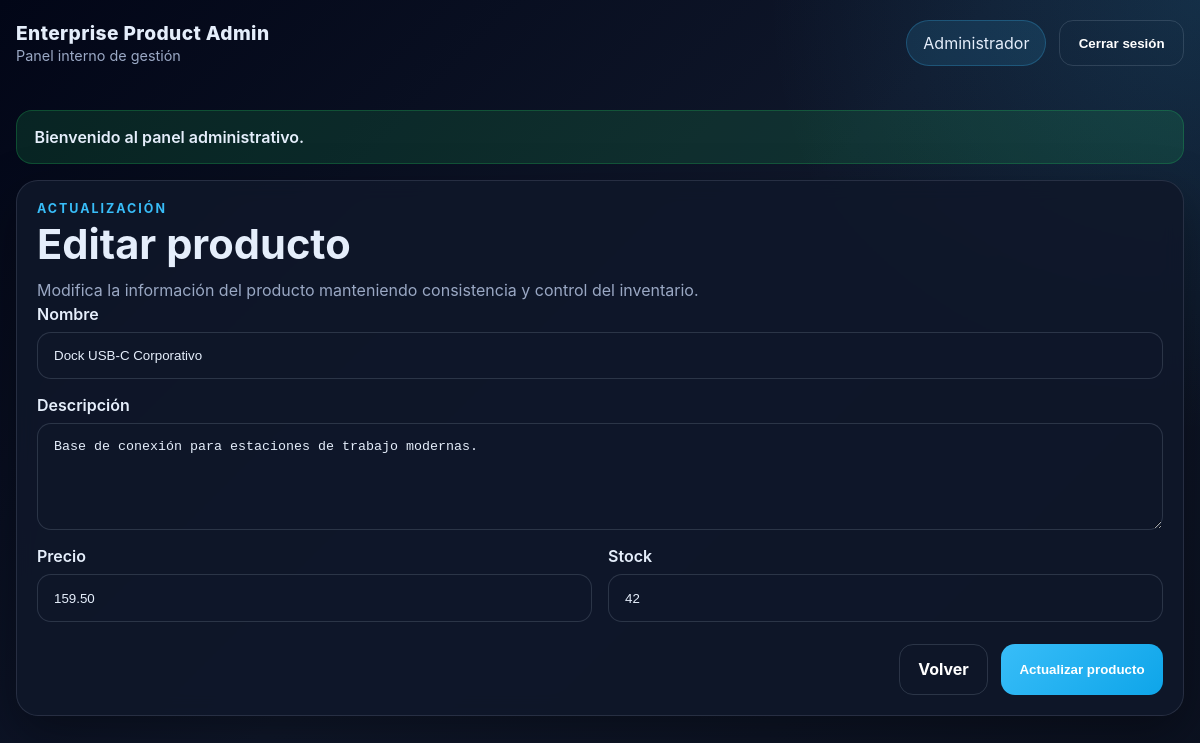
The page /?route=products/edit&id=3 (signed in) on the database its author committed.
### tables this page shows
CREATE TABLE IF NOT EXISTS products (
    id INT AUTO_INCREMENT PRIMARY KEY,
    name VARCHAR(150) NOT NULL,
    description TEXT NULL,
    price DECIMAL(10,2) NOT NULL,
    stock INT NOT NULL,
    created_at TIMESTAMP DEFAULT CURRENT_TIMESTAMP
);

### core/Controller.php (called while the page is built, shortened)
<?php
abstract class Controller
{
    protected function view(string $view, array $data = []): void
    {
        extract($data, EXTR_SKIP);
        $viewPath = __DIR__ . '/../views/' . $view . '.php';
        require __DIR__ . '/../views/layouts/header.php';
        require $viewPath;
        require __DIR__ . '/../views/layouts/footer.php';
    }
    protected function old(string $key, string $default = ''): string
    {
        return htmlspecialchars($_SESSION['old'][$key] ?? $default, ENT_QUOTES, 'UTF-8');
    }
}

### controllers/ProductController.php (called while the page is built, shortened)
<?php
require_once __DIR__ . '/../core/Controller.php';
require_once __DIR__ . '/../models/Product.php';
class ProductController extends Controller
{
    private Product $productModel;
    public function __construct()
    {
        $this->productModel = new Product();
    }
    public function edit(): void
    {
        $id = (int)($_GET['id'] ?? 0);
        $product = $this->productModel->find($id);
        $this->view('products/edit', [
            'title' => 'Editar producto',
            'product' => $product,
            'csrf' => $this->csrfToken(),
            'errors' => $_SESSION['errors'] ?? [],
        ]);
    }
}

### core/Router.php (called while the page is built, shortened)
<?php
class Router
{
    private array $routes = [
        'GET' => [],
        'POST' => [],
    ];
    public function get(string $path, array $handler, array $middlewares = []): void
    {
        $this->routes['GET'][$path] = compact('handler', 'middlewares');
    }
    public function post(string $path, array $handler, array $middlewares = []): void
    {
        $this->routes['POST'][$path] = compact('handler', 'middlewares');
    }
    public function dispatch(string $method, string $path): void
    {
        $route = $this->routes[$method][$path] ?? null;
        [$controllerClass, $action] = $route['handler'];
        $controller = new $controllerClass();
        $controller->$action();
    }
}

### public/index.php (called while the page is built, shortened)
<?php
require_once __DIR__ . '/../core/Router.php';
require_once __DIR__ . '/../controllers/ProductController.php';
$router = new Router();
$router->get('/', [AuthController::class, 'showLogin']);
$router->get('login', [AuthController::class, 'showLogin']);
$router->post('login', [AuthController::class, 'login']);
$router->post('logout', [AuthController::class, 'logout'], [AuthMiddleware::class]);
$router->get('products', [ProductController::class, 'index'], [AuthMiddleware::class]);
$router->get('products/create', [ProductController::class, 'create'], [AuthMiddleware::class]);
$router->post('products/store', [ProductController::class, 'store'], [AuthMiddleware::class]);
$router->get('products/show', [ProductController::class, 'show'], [AuthMiddleware::class]);
$router->get('products/edit', [ProductController::class, 'edit'], [AuthMiddleware::class]);
$router->post('products/update', [ProductController::class, 'update'], [AuthMiddleware::class]);
$router->post('products/delete', [ProductController::class, 'destroy'], [AuthMiddleware::class]);
$route = trim((string)($_GET['route'] ?? '/'), '/');
$route = $route === '' ? '/' : $route;
$method = $_SERVER['REQUEST_METHOD'] ?? 'GET';
$router->dispatch($method, $route);

### config/database.php (called while the page is built)
<?php
class Database
{
    public static function connect()
    {
        $host = '127.0.0.1';
        $port = '8889';
        $db   = 'crud_productos';
        $user = 'root';
        $pass = 'root';
        $charset = 'utf8mb4';
        $dsn = "mysql:host=$host;port=$port;dbname=$db;charset=$charset";
        return new PDO($dsn, $user, $pass, [
            PDO::ATTR_ERRMODE => PDO::ERRMODE_EXCEPTION,
            PDO::ATTR_DEFAULT_FETCH_MODE => PDO::FETCH_ASSOC,
        ]);
    }
}

### core/Model.php (called while the page is built, shortened)
<?php
require_once __DIR__ . '/../config/database.php';
abstract class Model
{
    public function __construct()
    {
        $this->db = Database::connect();
    }
}

### models/Product.php (called while the page is built, shortened)
<?php
require_once __DIR__ . '/../core/Model.php';
class Product extends Model
{
    public function find(int $id): ?array
    {
        $stmt = $this->db->prepare('SELECT * FROM products WHERE id = :id LIMIT 1');
        $stmt->execute(['id' => $id]);
        $product = $stmt->fetch();
        return $product ?: null;
    }
}

### views/products/partials/form.php (the view, shortened to what this page needs)
<div class="form-group full-width">
    <label for="name">Nombre</label>
    <input id="name" name="name" type="text" maxlength="150" value="<?= $this->old('name', $product['name'] ?? ''); ?>" required>
</div>
<div class="form-group full-width">
    <label for="description">Descripción</label>
    <textarea id="description" name="description" rows="5" placeholder="Describe el producto, uso, categoría o características."><?= $this->old('description', $product['description'] ?? ''); ?></textarea>
</div>
<div class="form-group">
    <label for="price">Precio</label>
    <input id="price" name="price" type="number" step="0.01" min="0" value="<?= $this->old('price', isset($product['price']) ? (string)$product['price'] : ''); ?>" required>
</div>
<div class="form-group">
    <label for="stock">Stock</label>
    <input id="stock" name="stock" type="number" min="0" step="1" value="<?= $this->old('stock', isset($product['stock']) ? (string)$product['stock'] : ''); ?>" required>
</div>

### public/assets/css/app.css (style rules this page uses)
:root { --bg: #0b1120; --bg-soft: #111827; --panel: rgba(15, 23, 42, 0.88); --panel-border: rgba(148, 163, 184, 0.18); --text: #e5eefb; --muted: #9aa8c4; --primary: #38bdf8; --primary-dark: #0ea5e9; --danger: #ef4444; --success: #22c55e; --warning: #f59e0b; --shadow: 0 18px 50px rgba(0, 0, 0, 0.35); }
* { box-sizing: border-box; }
html, body { margin: 0; padding: 0; font-family: Inter, Arial, sans-serif; background: radial-gradient(circle at top right, rgba(56, 189, 248, 0.15), transparent 30%), linear-gradient(135deg, #020617, #0f172a 50%, #0b1120 100%); color: var(--text); }
body { min-height: 100vh; }
.form-group { display: flex; flex-direction: column; gap: .5rem; }
.form-group label { font-weight: 600; }
.form-group input, .form-group textarea { width: 100%; padding: .95rem 1rem; border-radius: 14px; border: 1px solid rgba(148,163,184,.22); background: rgba(15,23,42,.8); color: var(--text); outline: none; }
.full-width { grid-column: 1 / -1; }

### rows shown on the page
products: name "Dock USB-C Corporativo", description "Base de conexión para estaciones de trabajo modernas.", price "159.50", stock "42"

### other values the page prints
$user['name'] "Administrador"
$flash['message'] "Bienvenido al panel administrativo."
